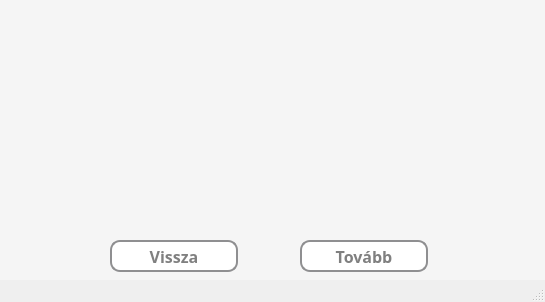
<?xml version="1.0" encoding="UTF-8"?>
<ui version="4.0">
 <class>MainWindow</class>
 <widget class="QMainWindow" name="MainWindow">
  <property name="geometry">
   <rect>
    <x>0</x>
    <y>0</y>
    <width>545</width>
    <height>302</height>
   </rect>
  </property>
  <property name="windowTitle">
   <string>MainWindow</string>
  </property>
  <property name="styleSheet">
   <string notr="true"/>
  </property>
  <widget class="QWidget" name="centralwidget">
   <widget class="QWidget" name="widget" native="true">
    <property name="geometry">
     <rect>
      <x>0</x>
      <y>0</y>
      <width>551</width>
      <height>281</height>
     </rect>
    </property>
    <property name="styleSheet">
     <string notr="true">* {
	background-color: whitesmoke;
    font-size: 16px;
    font-weight: bold;
}</string>
    </property>
    <widget class="QPushButton" name="nextButton">
     <property name="geometry">
      <rect>
       <x>300</x>
       <y>240</y>
       <width>128</width>
       <height>32</height>
      </rect>
     </property>
     <property name="font">
      <font>
       <family>Corbel</family>
       <pointsize>-1</pointsize>
       <bold>true</bold>
      </font>
     </property>
     <property name="styleSheet">
      <string notr="true">* {
	background-color: white;
	border: 2px solid #8f8f91;
	border-radius: 10px;
	color: grey;
}

*:hover {
	background-color: rgb(120, 120, 220);
	color: white;
}</string>
     </property>
     <property name="text">
      <string>Tovább</string>
     </property>
    </widget>
    <widget class="QPushButton" name="backButton">
     <property name="geometry">
      <rect>
       <x>110</x>
       <y>240</y>
       <width>128</width>
       <height>32</height>
      </rect>
     </property>
     <property name="font">
      <font>
       <family>Corbel</family>
       <pointsize>-1</pointsize>
       <bold>true</bold>
      </font>
     </property>
     <property name="styleSheet">
      <string notr="true">* {
	background-color: white;
	border: 2px solid #8f8f91;
	border-radius: 10px;
	color: grey;
}

*:hover {
	background-color: rgb(120, 120, 220);
	color: white;
}</string>
     </property>
     <property name="text">
      <string>Vissza</string>
     </property>
    </widget>
    <widget class="QLabel" name="infoLabel">
     <property name="enabled">
      <bool>true</bool>
     </property>
     <property name="geometry">
      <rect>
       <x>20</x>
       <y>20</y>
       <width>501</width>
       <height>201</height>
      </rect>
     </property>
     <property name="font">
      <font>
       <family>Corbel</family>
       <pointsize>16</pointsize>
       <bold>true</bold>
      </font>
     </property>
     <property name="layoutDirection">
      <enum>Qt::LeftToRight</enum>
     </property>
     <property name="styleSheet">
      <string notr="true">* {
	font-size: 16pt;
	color: grey;
}</string>
     </property>
     <property name="frameShape">
      <enum>QFrame::NoFrame</enum>
     </property>
     <property name="text">
      <string/>
     </property>
     <property name="textFormat">
      <enum>Qt::PlainText</enum>
     </property>
     <property name="scaledContents">
      <bool>true</bool>
     </property>
     <property name="alignment">
      <set>Qt::AlignCenter</set>
     </property>
    </widget>
   </widget>
  </widget>
  <widget class="QStatusBar" name="statusbar"/>
 </widget>
 <resources/>
 <connections/>
</ui>
